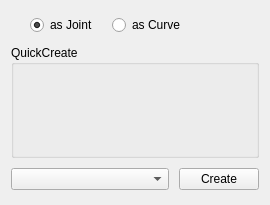
          <widget class="QWidget" name="page_control">
           <property name="geometry">
            <rect>
             <x>0</x>
             <y>0</y>
             <width>256</width>
             <height>205</height>
            </rect>
           </property>
           <attribute name="label">
            <string>Control Creator</string>
           </attribute>
           <layout class="QHBoxLayout" name="horizontalLayout_12">
            <item>
             <layout class="QVBoxLayout" name="verticalLayout">
              <property name="spacing">
               <number>0</number>
              </property>
              <property name="sizeConstraint">
               <enum>QLayout::SetMinimumSize</enum>
              </property>
              <property name="bottomMargin">
               <number>0</number>
              </property>
              <item>
               <layout class="QVBoxLayout" name="verticalLayout_2">
                <property name="sizeConstraint">
                 <enum>QLayout::SetDefaultConstraint</enum>
                </property>
                <property name="bottomMargin">
                 <number>6</number>
                </property>
                <item>
                 <layout class="QHBoxLayout" name="horizontalLayout" stretch="0,0,0">
                  <property name="sizeConstraint">
                   <enum>QLayout::SetMinimumSize</enum>
                  </property>
                  <property name="leftMargin">
                   <number>5</number>
                  </property>
                  <property name="rightMargin">
                   <number>20</number>
                  </property>
                  <property name="bottomMargin">
                   <number>10</number>
                  </property>
                  <item>
                   <widget class="QRadioButton" name="asJnt">
                    <property name="sizePolicy">
                     <sizepolicy hsizetype="Fixed" vsizetype="Fixed">
                      <horstretch>0</horstretch>
                      <verstretch>0</verstretch>
                     </sizepolicy>
                    </property>
                    <property name="text">
                     <string>as Joint</string>
                    </property>
                    <property name="checked">
                     <bool>true</bool>
                    </property>
                   </widget>
                  </item>
                  <item>
                   <widget class="QRadioButton" name="asCrv">
                    <property name="sizePolicy">
                     <sizepolicy hsizetype="Fixed" vsizetype="Fixed">
                      <horstretch>0</horstretch>
                      <verstretch>0</verstretch>
                     </sizepolicy>
                    </property>
                    <property name="text">
                     <string>as Curve</string>
                    </property>
                   </widget>
                  </item>
                  <item>
                   <spacer name="horizontalSpacer">
                    <property name="orientation">
                     <enum>Qt::Horizontal</enum>
                    </property>
                    <property name="sizeType">
                     <enum>QSizePolicy::Minimum</enum>
                    </property>
                    <property name="sizeHint" stdset="0">
                     <size>
                      <width>40</width>
                      <height>10</height>
                     </size>
                    </property>
                   </spacer>
                  </item>
                 </layout>
                </item>
                <item>
                 <widget class="QGroupBox" name="groupBox">
                  <property name="sizePolicy">
                   <sizepolicy hsizetype="Preferred" vsizetype="Fixed">
                    <horstretch>0</horstretch>
                    <verstretch>0</verstretch>
                   </sizepolicy>
                  </property>
                  <property name="title">
                   <string>QuickCreate</string>
                  </property>
                  <layout class="QHBoxLayout" name="horizontalLayout_3">
                   <property name="topMargin">
                    <number>20</number>
                   </property>
                   <property name="bottomMargin">
                    <number>20</number>
                   </property>
                   <item>
                    <layout class="QGridLayout" name="gridLayout">
                     <property name="sizeConstraint">
                      <enum>QLayout::SetFixedSize</enum>
                     </property>
                     <item row="1" column="1">
                      <widget class="QPushButton" name="shp_CrossArrow">
                       <property name="focusPolicy">
                        <enum>Qt::NoFocus</enum>
                       </property>
                       <property name="contextMenuPolicy">
                        <enum>Qt::DefaultContextMenu</enum>
                       </property>
                       <property name="autoFillBackground">
                        <bool>false</bool>
                       </property>
                       <property name="text">
                        <string/>
                       </property>
                       <property name="icon">
                        <iconset resource="icons/icons.qrc">
                         <normaloff>:/icon/crossArrow.png</normaloff>:/icon/crossArrow.png</iconset>
                       </property>
                       <property name="iconSize">
                        <size>
                         <width>20</width>
                         <height>20</height>
                        </size>
                       </property>
                       <property name="checkable">
                        <bool>false</bool>
                       </property>
                       <property name="checked">
                        <bool>false</bool>
                       </property>
                       <property name="flat">
                        <bool>true</bool>
                       </property>
                      </widget>
                     </item>
                     <item row="1" column="0">
                      <widget class="QPushButton" name="shp_Arrow">
                       <property name="focusPolicy">
                        <enum>Qt::NoFocus</enum>
                       </property>
                       <property name="contextMenuPolicy">
                        <enum>Qt::DefaultContextMenu</enum>
                       </property>
                       <property name="autoFillBackground">
                        <bool>false</bool>
                       </property>
                       <property name="text">
                        <string/>
                       </property>
                       <property name="icon">
                        <iconset resource="icons/icons.qrc">
                         <normaloff>:/icon/arrowDouble.png</normaloff>:/icon/arrowDouble.png</iconset>
                       </property>
                       <property name="iconSize">
                        <size>
                         <width>20</width>
                         <height>20</height>
                        </size>
                       </property>
                       <property name="checkable">
                        <bool>false</bool>
                       </property>
                       <property name="checked">
                        <bool>false</bool>
                       </property>
                       <property name="flat">
                        <bool>true</bool>
                       </property>
                      </widget>
                     </item>
                     <item row="1" column="4">
                      <widget class="QPushButton" name="shp_Needle">
                       <property name="focusPolicy">
                        <enum>Qt::NoFocus</enum>
                       </property>
                       <property name="contextMenuPolicy">
                        <enum>Qt::DefaultContextMenu</enum>
                       </property>
                       <property name="autoFillBackground">
                        <bool>false</bool>
                       </property>
                       <property name="text">
                        <string/>
                       </property>
                       <property name="icon">
                        <iconset resource="icons/icons.qrc">
                         <normaloff>:/icon/needle.png</normaloff>:/icon/needle.png</iconset>
                       </property>
                       <property name="iconSize">
                        <size>
                         <width>20</width>
                         <height>20</height>
                        </size>
                       </property>
                       <property name="checkable">
                        <bool>false</bool>
                       </property>
                       <property name="checked">
                        <bool>false</bool>
                       </property>
                       <property name="flat">
                        <bool>true</bool>
                       </property>
                      </widget>
                     </item>
                     <item row="1" column="2">
                      <widget class="QPushButton" name="shp_ArrowBent">
                       <property name="focusPolicy">
                        <enum>Qt::NoFocus</enum>
                       </property>
                       <property name="contextMenuPolicy">
                        <enum>Qt::DefaultContextMenu</enum>
                       </property>
                       <property name="autoFillBackground">
                        <bool>false</bool>
                       </property>
                       <property name="text">
                        <string/>
                       </property>
                       <property name="icon">
                        <iconset resource="icons/icons.qrc">
                         <normaloff>:/icon/arrowBent.png</normaloff>:/icon/arrowBent.png</iconset>
                       </property>
                       <property name="iconSize">
                        <size>
                         <width>20</width>
                         <height>20</height>
                        </size>
                       </property>
                       <property name="checkable">
                        <bool>false</bool>
                       </property>
                       <property name="checked">
                        <bool>false</bool>
                       </property>
                       <property name="flat">
                        <bool>true</bool>
                       </property>
                      </widget>
                     </item>
                     <item row="1" column="3">
                      <widget class="QPushButton" name="shp_CrossArrowBent">
                       <property name="focusPolicy">
                        <enum>Qt::NoFocus</enum>
                       </property>
                       <property name="contextMenuPolicy">
                        <enum>Qt::DefaultContextMenu</enum>
                       </property>
                       <property name="autoFillBackground">
                        <bool>false</bool>
                       </property>
                       <property name="text">
                        <string/>
                       </property>
                       <property name="icon">
                        <iconset resource="icons/icons.qrc">
                         <normaloff>:/icon/crossArrowBent.png</normaloff>:/icon/crossArrowBent.png</iconset>
                       </property>
                       <property name="iconSize">
                        <size>
                         <width>20</width>
                         <height>20</height>
                        </size>
                       </property>
                       <property name="checkable">
                        <bool>false</bool>
                       </property>
                       <property name="checked">
                        <bool>false</bool>
                       </property>
                       <property name="flat">
                        <bool>true</bool>
                       </property>
                      </widget>
                     </item>
                     <item row="0" column="0">
                      <widget class="QPushButton" name="shp_Circle">
                       <property name="focusPolicy">
                        <enum>Qt::NoFocus</enum>
                       </property>
                       <property name="contextMenuPolicy">
                        <enum>Qt::DefaultContextMenu</enum>
                       </property>
                       <property name="autoFillBackground">
                        <bool>false</bool>
                       </property>
                       <property name="text">
                        <string/>
                       </property>
                       <property name="icon">
                        <iconset resource="icons/icons.qrc">
                         <normaloff>:/icon/circle.png</normaloff>:/icon/circle.png</iconset>
                       </property>
                       <property name="iconSize">
                        <size>
                         <width>20</width>
                         <height>20</height>
                        </size>
                       </property>
                       <property name="checkable">
                        <bool>false</bool>
                       </property>
                       <property name="checked">
                        <bool>false</bool>
                       </property>
                       <property name="flat">
                        <bool>true</bool>
                       </property>
                      </widget>
                     </item>
                     <item row="0" column="1">
                      <widget class="QPushButton" name="shp_Square">
                       <property name="focusPolicy">
                        <enum>Qt::NoFocus</enum>
                       </property>
                       <property name="contextMenuPolicy">
                        <enum>Qt::DefaultContextMenu</enum>
                       </property>
                       <property name="autoFillBackground">
                        <bool>false</bool>
                       </property>
                       <property name="text">
                        <string/>
                       </property>
                       <property name="icon">
                        <iconset resource="icons/icons.qrc">
                         <normaloff>:/icon/square.png</normaloff>:/icon/square.png</iconset>
                       </property>
                       <property name="iconSize">
                        <size>
                         <width>20</width>
                         <height>20</height>
                        </size>
                       </property>
                       <property name="checkable">
                        <bool>false</bool>
                       </property>
                       <property name="checked">
                        <bool>false</bool>
                       </property>
                       <property name="flat">
                        <bool>true</bool>
                       </property>
                      </widget>
                     </item>
                     <item row="0" column="4">
                      <widget class="QPushButton" name="shp_Cross">
                       <property name="focusPolicy">
                        <enum>Qt::NoFocus</enum>
                       </property>
                       <property name="contextMenuPolicy">
                        <enum>Qt::DefaultContextMenu</enum>
                       </property>
                       <property name="autoFillBackground">
                        <bool>false</bool>
                       </property>
                       <property name="text">
                        <string/>
                       </property>
                       <property name="icon">
                        <iconset resource="icons/icons.qrc">
                         <normaloff>:/icon/cross.png</normaloff>:/icon/cross.png</iconset>
                       </property>
                       <property name="iconSize">
                        <size>
                         <width>20</width>
                         <height>20</height>
                        </size>
                       </property>
                       <property name="checkable">
                        <bool>false</bool>
                       </property>
                       <property name="checked">
                        <bool>false</bool>
                       </property>
                       <property name="flat">
                        <bool>true</bool>
                       </property>
                      </widget>
                     </item>
                     <item row="0" column="2">
                      <widget class="QPushButton" name="shp_Sphere">
                       <property name="focusPolicy">
                        <enum>Qt::NoFocus</enum>
                       </property>
                       <property name="contextMenuPolicy">
                        <enum>Qt::DefaultContextMenu</enum>
                       </property>
                       <property name="autoFillBackground">
                        <bool>false</bool>
                       </property>
                       <property name="text">
                        <string/>
                       </property>
                       <property name="icon">
                        <iconset resource="icons/icons.qrc">
                         <normaloff>:/icon/sphere.png</normaloff>:/icon/sphere.png</iconset>
                       </property>
                       <property name="iconSize">
                        <size>
                         <width>20</width>
                         <height>20</height>
                        </size>
                       </property>
                       <property name="checkable">
                        <bool>false</bool>
                       </property>
                       <property name="checked">
                        <bool>false</bool>
                       </property>
                       <property name="flat">
                        <bool>true</bool>
                       </property>
                      </widget>
                     </item>
                     <item row="0" column="3">
                      <widget class="QPushButton" name="shp_Box">
                       <property name="focusPolicy">
                        <enum>Qt::NoFocus</enum>
                       </property>
                       <property name="contextMenuPolicy">
                        <enum>Qt::DefaultContextMenu</enum>
                       </property>
                       <property name="autoFillBackground">
                        <bool>false</bool>
                       </property>
                       <property name="text">
                        <string/>
                       </property>
                       <property name="icon">
                        <iconset resource="icons/icons.qrc">
                         <normaloff>:/icon/box.png</normaloff>:/icon/box.png</iconset>
                       </property>
                       <property name="iconSize">
                        <size>
                         <width>20</width>
                         <height>20</height>
                        </size>
                       </property>
                       <property name="checkable">
                        <bool>false</bool>
                       </property>
                       <property name="checked">
                        <bool>false</bool>
                       </property>
                       <property name="flat">
                        <bool>true</bool>
                       </property>
                      </widget>
                     </item>
                    </layout>
                   </item>
                  </layout>
                 </widget>
                </item>
               </layout>
              </item>
              <item>
               <layout class="QHBoxLayout" name="horizontalLayout_2">
                <property name="spacing">
                 <number>10</number>
                </property>
                <property name="sizeConstraint">
                 <enum>QLayout::SetDefaultConstraint</enum>
                </property>
                <item>
                 <widget class="QComboBox" name="comboBox">
                  <property name="sizePolicy">
                   <sizepolicy hsizetype="MinimumExpanding" vsizetype="Fixed">
                    <horstretch>0</horstretch>
                    <verstretch>0</verstretch>
                   </sizepolicy>
                  </property>
                  <property name="minimumSize">
                   <size>
                    <width>0</width>
                    <height>0</height>
                   </size>
                  </property>
                 </widget>
                </item>
                <item>
                 <widget class="QPushButton" name="btn_createCtl">
                  <property name="sizePolicy">
                   <sizepolicy hsizetype="Minimum" vsizetype="Fixed">
                    <horstretch>0</horstretch>
                    <verstretch>0</verstretch>
                   </sizepolicy>
                  </property>
                  <property name="text">
                   <string>Create</string>
                  </property>
                 </widget>
                </item>
               </layout>
              </item>
             </layout>
            </item>
           </layout>
          </widget>
